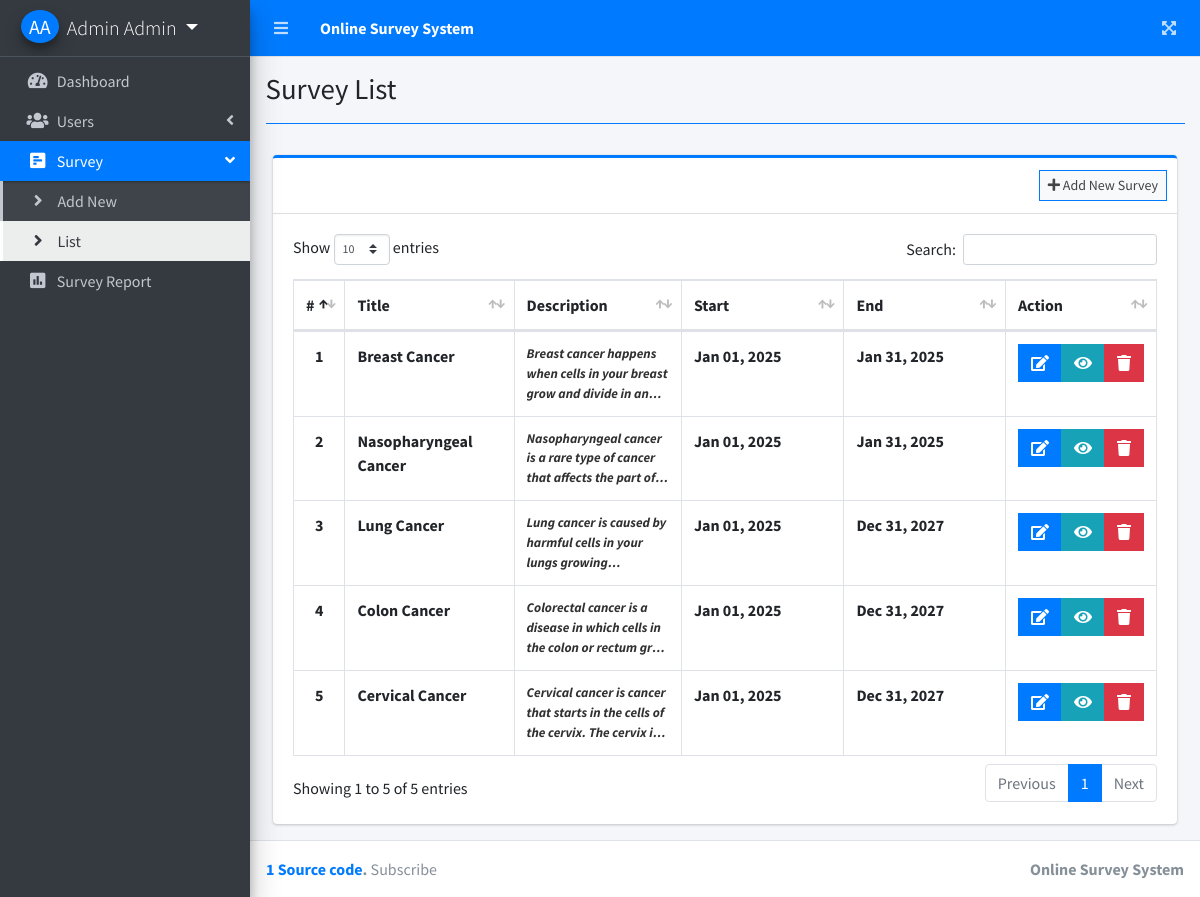
The page /admin/index.php?page=survey_list (signed in) on the database its author committed.
### tables this page shows
CREATE TABLE `survey_set` (
  `id` int(30) NOT NULL,
  `title` varchar(200) NOT NULL,
  `acronym` varchar(30) NOT NULL,
  `description` text NOT NULL,
  `user_id` int(30) NOT NULL,
  `start_date` date NOT NULL,
  `end_date` date NOT NULL,
  `date_created` datetime NOT NULL DEFAULT current_timestamp()
);

### admin/survey_list.php (the view, shortened to what this page needs)
<?php include'db_connect.php' ?>
<div class="col-lg-12">
	<div class="card card-outline card-primary">
		<div class="card-header">
			<div class="card-tools">
				<a class="btn btn-block btn-sm btn-default btn-flat border-primary" href="./index.php?page=new_survey"><i class="fa fa-plus"></i> Add New Survey</a>
			</div>
		</div>
		<div class="card-body">
			<table class="table tabe-hover table-bordered" id="list">
				<colgroup>
					<col width="5%">
					<col width="20%">
					<col width="20%">
					<col width="20%">
					<col width="20%">
					<col width="15%">
				</colgroup>
				<thead>
					<tr>
						<th class="text-center">#</th>
						<th>Title</th>
						<th>Description</th>
						<th>Start</th>
						<th>End</th>
						<th>Action</th>
					</tr>
				</thead>
				<tbody>
					<?php
					$i = 1;
					$qry = $conn->query("SELECT * FROM survey_set order by date(start_date) asc,date(end_date) asc ");
					while($row= $qry->fetch_assoc()):
					?>
					<tr>
						<th class="text-center"><?php echo $i++ ?></th>
						<td><b><?php echo ucwords($row['title']) ?></b></td>
						<td><b class="truncate"><?php echo $row['description'] ?></b></td>
						<td><b><?php echo date("M d, Y",strtotime($row['start_date'])) ?></b></td>
						<td><b><?php echo date("M d, Y",strtotime($row['end_date'])) ?></b></td>
						<td class="text-center">
		                    <div class="btn-group">
		                        <a href="./index.php?page=edit_survey&id=<?php echo $row['id'] ?>" class="btn btn-primary btn-flat">
		                          <i class="fas fa-edit"></i>
		                        </a>
		                        <a  href="./index.php?page=view_survey&id=<?php echo $row['id'] ?>" class="btn btn-info btn-flat">
		                          <i class="fas fa-eye"></i>
		                        </a>
		                        <button type="button" class="btn btn-danger btn-flat delete_survey" data-id="<?php echo $row['id'] ?>">
		                          <i class="fas fa-trash"></i>
		                        </button>
	                      </div>
						</td>
					</tr>
				<?php endwhile; ?>
				</tbody>
			</table>
		</div>
	</div>
</div>

### rows shown on the page
survey_set: title "Breast Cancer", description "Breast cancer happens when cells in your breast grow and divide in…", start_date "Jan 01, 2025", end_date "Jan 31, 2025"
survey_set: title "Nasopharyngeal Cancer", description "Nasopharyngeal cancer is a rare type of cancer that affects the part…", start_date "Jan 01, 2025", end_date "Jan 31, 2025"
survey_set: title "Lung Cancer", description "Lung cancer is caused by harmful cells in your lungs…", start_date "Jan 01, 2025", end_date "Dec 31, 2027"
survey_set: title "Colon Cancer", description "Colorectal cancer is a disease in which cells in the colon or rectum…", start_date "Jan 01, 2025", end_date "Dec 31, 2027"
survey_set: title "Cervical Cancer", description "Cervical cancer is cancer that starts in the cells of the cervix. The cervix…", start_date "Jan 01, 2025", end_date "Dec 31, 2027"

### other values the page prints
$_SESSION['login_firstname'].' '.$_SESSION['login_lastname'] "Admin Admin"
$title "Survey List"
